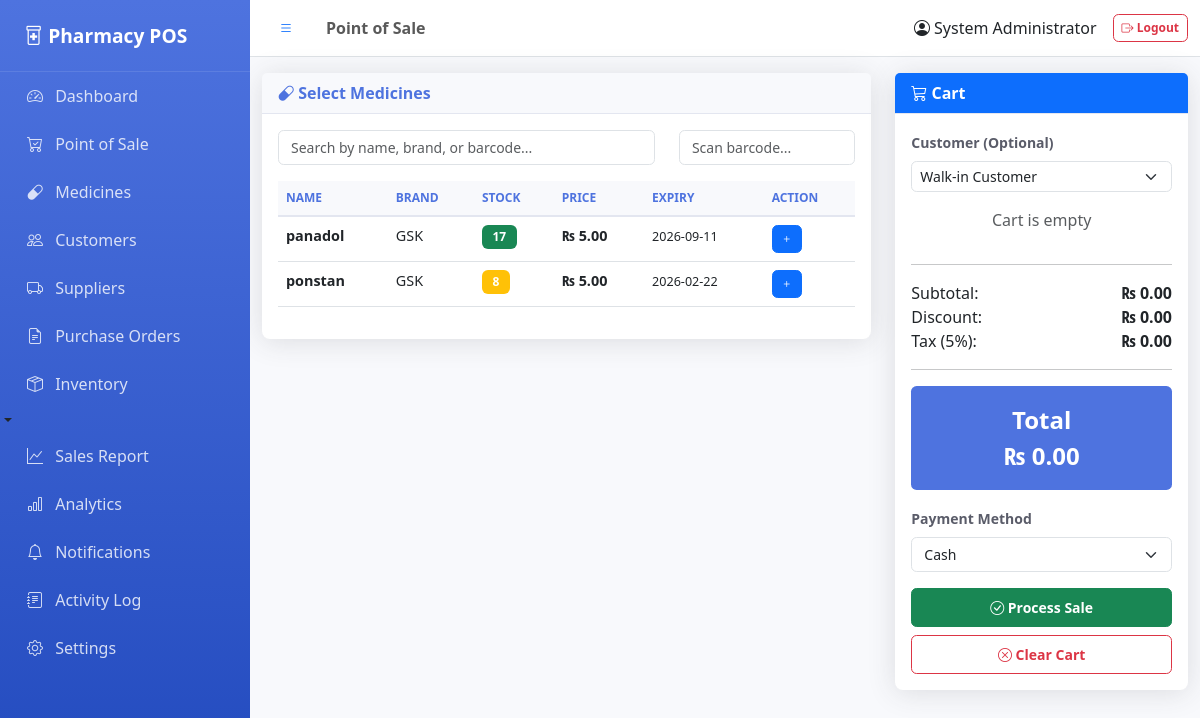
The page /pos (signed in) on the database its author committed.
### tables this page shows
CREATE TABLE medicine (
        id INTEGER PRIMARY KEY AUTOINCREMENT,
        name TEXT NOT NULL,
        generic_name TEXT,
        brand TEXT,
        category TEXT,
        supplier_id INTEGER,
        quantity INTEGER DEFAULT 0,
        reorder_level INTEGER DEFAULT 10,
        cost_price REAL,
        price REAL,
        expiry_date DATE,
        barcode TEXT UNIQUE,
        batch_number TEXT,
        rack_location TEXT,
        description TEXT,
        image_url TEXT,
        requires_prescription INTEGER DEFAULT 0,
        created_at TIMESTAMP DEFAULT CURRENT_TIMESTAMP,
        updated_at TIMESTAMP DEFAULT CURRENT_TIMESTAMP,
        FOREIGN KEY (supplier_id) REFERENCES suppliers(id)
    );

### app.py (the view, shortened to what this page needs)
@app.route('/pos', methods=['GET', 'POST'])
@login_required
def pos():
    medicines = query_db("SELECT * FROM medicine WHERE quantity > 0 AND expiry_date >= date('now') ORDER BY name")
    customers = query_db("SELECT * FROM customers ORDER BY name")
    return render_template('pos.html', medicines=medicines, customers=customers)

### app.py (called while the page is built)
def get_db():
    conn = sqlite3.connect(DB)
    conn.row_factory = sqlite3.Row
    return conn

def query_db(query, args=(), one=False):
    conn = get_db()
    cur = conn.cursor()
    cur.execute(query, args)
    result = cur.fetchall()
    conn.commit()
    conn.close()
    return (result[0] if result else None) if one else result

def login_required(f):
    @wraps(f)
    def decorated_function(*args, **kwargs):
        if 'admin_id' not in session:
            flash('Please log in to access this page.', 'warning')
            return redirect(url_for('login'))
        return f(*args, **kwargs)
    return decorated_function

### templates/pos.html (shortened to what this page needs)
{% extends 'base.html' %}
{% block page_title %}Point of Sale{% endblock %}
{% block content %}
<div class="row">
    <div class="col-lg-8">
        <div class="card">
            <div class="card-header">
                <i class="bi bi-capsule"></i> Select Medicines
            </div>
            <div class="card-body">
                <div class="row mb-3">
                    <div class="col-md-8">
                        <input type="text" id="medicineSearch" class="form-control"
                               placeholder="Search by name, brand, or barcode..."
                               onkeyup="searchTable('medicineSearch', 'medicineTable')">
                    </div>
                    <div class="col-md-4">
                        <input type="text" id="barcodeInput" class="form-control"
                               placeholder="Scan barcode..." onchange="addByBarcode()">
                    </div>
                </div>
                <div class="table-responsive" style="max-height: 500px; overflow-y: auto;">
                    <table class="table table-hover" id="medicineTable">
                        <thead class="sticky-top">
                            <tr>
                                <th>Name</th>
                                <th>Brand</th>
                                <th>Stock</th>
                                <th>Price</th>
                                <th>Expiry</th>
                                <th>Action</th>
                            </tr>
                        </thead>
                        <tbody>
                            {% for med in medicines %}
                            <tr>
                                <td>
                                    <strong>{{ med.name }}</strong>
                                </td>
                                <td>{{ med.brand }}</td>
                                <td>
                                    <span class="badge {% if med.quantity < med.reorder_level %}bg-warning{% else %}bg-success{% endif %}">
                                        {{ med.quantity }}
                                    </span>
                                </td>
                                <td><strong>₨ {{ "%.2f"|format(med.price) }}</strong></td>
                                <td><small>{{ med.expiry_date }}</small></td>
                                <td>
                                    <button class="btn btn-sm btn-primary"
                                            onclick="addToCart({{ med.id }}, '{{ med.name }}', {{ med.price }}, {{ med.quantity }})">
                                        <i class="bi bi-plus"></i>
                                    </button>
                                </td>
                            </tr>
                            {% endfor %}
                        </tbody>
                    </table>
                </div>
            </div>
        </div>
    </div>
    <div class="col-lg-4">
        <div class="card sticky-top" style="top: 80px;">
            <div class="card-header bg-primary text-white">
                <i class="bi bi-cart3"></i> Cart
            </div>
            <div class="card-body">
                <div class="mb-3">
                    <label class="form-label">Customer (Optional)</label>
                    <select class="form-select form-select-sm" id="customerId">
                        <option value="">Walk-in Customer</option>
                    </select>
                </div>
                <div id="cartItems" style="max-height: 300px; overflow-y: auto;">
                    <p class="text-center text-muted">Cart is empty</p>
                </div>
                <hr>
                <div class="mb-2">
                    <div class="d-flex justify-content-between">
                        <span>Subtotal:</span>
                        <strong id="subtotal">₨ 0.00</strong>
                    </div>
                    <div class="d-flex justify-content-between">
                        <span>Discount:</span>
                        <strong id="discountAmount">₨ 0.00</strong>
                    </div>
                    <div class="d-flex justify-content-between">
                        <span>Tax (5%):</span>
                        <strong id="taxAmount">₨ 0.00</strong>
                    </div>
                </div>
                <hr>
                <div class="cart-total mb-3">
                    <div>Total</div>
                    <div id="grandTotal">₨ 0.00</div>
                </div>
                <div class="mb-3">
                    <label class="form-label">Payment Method</label>
                    <select class="form-select" id="paymentMethod">
                        <option value="cash">Cash</option>
                    </select>
                </div>
                <div class="d-grid gap-2">
                    <button class="btn btn-success btn-lg" onclick="processCheckout()" id="checkoutBtn">
                        <i class="bi bi-check-circle"></i> Process Sale
                    </button>
                    <button class="btn btn-outline-danger" onclick="clearCart()">
                        <i class="bi bi-x-circle"></i> Clear Cart
                    </button>
                </div>
            </div>
        </div>
    </div>
</div>
{% endblock %}

### static/css/style.css (style rules this page uses)
:root { --primary-color: #4e73df; --secondary-color: #858796; --success-color: #1cc88a; --danger-color: #e74a3b; --warning-color: #f6c23e; --info-color: #36b9cc; --sidebar-width: 250px; }
body { font-family: 'Segoe UI', Tahoma, Geneva, Verdana, sans-serif; background-color: #f8f9fc; }
.card { border: none; border-radius: 0.5rem; box-shadow: 0 0.15rem 1.75rem 0 rgba(58, 59, 69, 0.15); margin-bottom: 1.5rem; }
.card-header { background-color: #f8f9fc; border-bottom: 1px solid #e3e6f0; font-weight: 600; color: var(--primary-color); }
.table { font-size: 0.9rem; }
.table thead th { background-color: #f8f9fc; border-bottom: 2px solid #e3e6f0; font-weight: 600; color: var(--primary-color); text-transform: uppercase; font-size: 0.75rem; }
.badge { padding: 0.35rem 0.65rem; font-size: 0.75rem; font-weight: 600; }
.btn { font-size: 0.875rem; font-weight: 600; padding: 0.5rem 1rem; border-radius: 0.35rem; }
.btn-sm { font-size: 0.75rem; padding: 0.25rem 0.5rem; }
.form-control, .form-select { font-size: 0.875rem; border-radius: 0.35rem; }
.form-label { font-weight: 600; color: #5a5c69; font-size: 0.875rem; }
.cart-total { background: var(--primary-color); color: white; padding: 1rem; border-radius: 0.35rem; font-size: 1.5rem; font-weight: 700; text-align: center; }

### rows shown on the page
medicine: name "panadol", brand "GSK", quantity "17", price "5.00", expiry_date "2026-09-11"
medicine: name "ponstan", brand "GSK", quantity "8", price "5.00", expiry_date "2026-02-22"

### other values the page prints
{{ session.full_name or session.admin }} "System Administrator"
